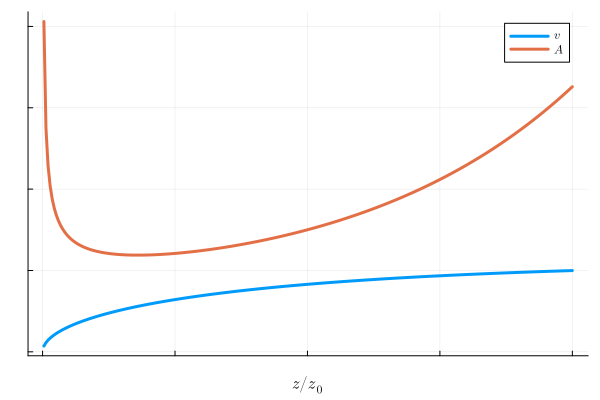

Generate this figure with Julia:
using LaTeXStrings
using Plots
using SpecialFunctions
gr()

len_z = 256
zmax = 4.0
zmin = 0.01
zs = range(zmin, zmax, length=len_z)
z0 = 1.0
P0 = 1.0
Pext = P0 .* exp.(-zs ./ z0)
rho0 = 1.0
gamma = 5.0 / 3.0
Mdot = 1.0

coeff = 2 * gamma / (gamma - 1)

v = sqrt.(coeff .* P0 ./ rho0 .* (1.0 .- (Pext ./ P0).^((gamma-1.0)/gamma)))
rhov = (Pext./P0).^(1.0/gamma) .* rho0 .* v
A = Mdot ./ rhov .+ 1.0

plot(zs, v, linewidth=3, xlabel=L"z/z_0", label=L"v", foreground_color_text=false, legend=:topright)
plot!(zs, A, linewidth=3, label=L"A")
savefig("beam_nr.png")
